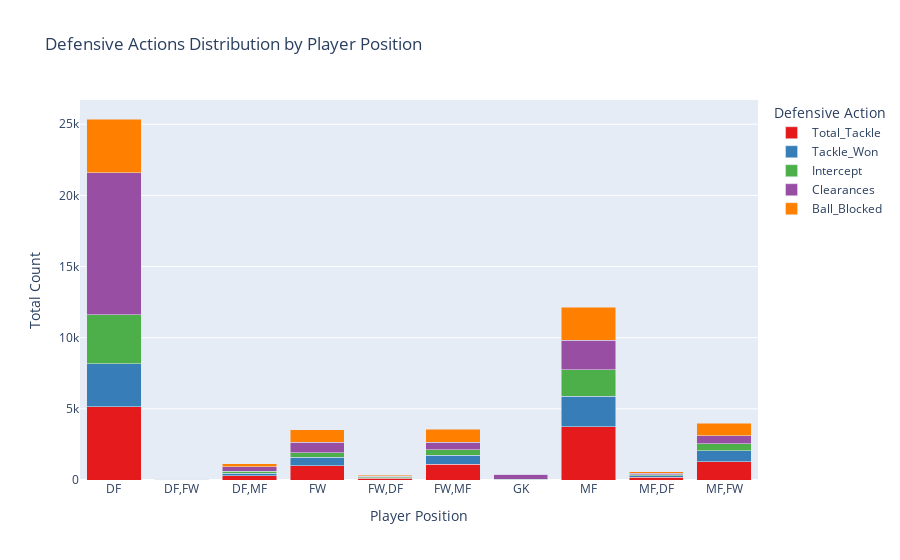

Source (notebook cell):
### Code cell
# Aggregate defensive actions by position
defensive_position_distribution = defensive_df.groupby('Pos')[['Total_Tackle', 'Tackle_Won', 'Intercept', 'Clearances', 'Ball_Blocked']].sum()

# Create a stacked bar chart
fig = px.bar(defensive_position_distribution, barmode='stack',
             title='Defensive Actions Distribution by Player Position',
             labels={'value': 'Total Count', 'variable': 'Defensive Action'},
             hover_name=defensive_position_distribution.index,
             color_discrete_sequence=px.colors.qualitative.Set1)

# Customize layout
fig.update_layout(xaxis_title='Player Position', yaxis_title='Total Count',
                  legend_title='Defensive Action', showlegend=True)

# Show the interactive plot
fig.show()

### Figure 1 — Plotly figure (JSON) as saved in the notebook; plotly's stock layout.template omitted (floating-point values rounded to 4 significant figures)
{"data": [{"alignmentgroup": "True", "hovertemplate": "<b>%{hovertext}</b><br><br>Defensive Action=Total_Tackle<br>Pos=%{x}<br>Total Count=%{y}<extra></extra>", "hovertext": ["DF", "DF,FW", "DF,MF", "FW", "FW,DF", "FW,MF", "GK", "MF", "MF,DF", "MF,FW"], "legendgroup": "Total_Tackle", "marker": {"color": "rgb(228,26,28)", "pattern": {"shape": ""}}, "name": "Total_Tackle", "offsetgroup": "Total_Tackle", "orientation": "v", "showlegend": true, "textposition": "auto", "type": "bar", "x": ["DF", "DF,FW", "DF,MF", "FW", "FW,DF", "FW,MF", "GK", "MF", "MF,DF", "MF,FW"], "xaxis": "x", "y": [5135, 24, 301, 1004, 106, 1108, 22, 3729, 188, 1294], "yaxis": "y"}, {"alignmentgroup": "True", "hovertemplate": "<b>%{hovertext}</b><br><br>Defensive Action=Tackle_Won<br>Pos=%{x}<br>Total Count=%{y}<extra></extra>", "hovertext": ["DF", "DF,FW", "DF,MF", "FW", "FW,DF", "FW,MF", "GK", "MF", "MF,DF", "MF,FW"], "legendgroup": "Tackle_Won", "marker": {"color": "rgb(55,126,184)", "pattern": {"shape": ""}}, "name": "Tackle_Won", "offsetgroup": "Tackle_Won", "orientation": "v", "showlegend": true, "textposition": "auto", "type": "bar", "x": ["DF", "DF,FW", "DF,MF", "FW", "FW,DF", "FW,MF", "GK", "MF", "MF,DF", "MF,FW"], "xaxis": "x", "y": [3034, 14, 177, 586, 61, 634, 9, 2152, 113, 755], "yaxis": "y"}, {"alignmentgroup": "True", "hovertemplate": "<b>%{hovertext}</b><br><br>Defensive Action=Intercept<br>Pos=%{x}<br>Total Count=%{y}<extra></extra>", "hovertext": ["DF", "DF,FW", "DF,MF", "FW", "FW,DF", "FW,MF", "GK", "MF", "MF,DF", "MF,FW"], "legendgroup": "Intercept", "marker": {"color": "rgb(77,175,74)", "pattern": {"shape": ""}}, "name": "Intercept", "offsetgroup": "Intercept", "orientation": "v", "showlegend": true, "textposition": "auto", "type": "bar", "x": ["DF", "DF,FW", "DF,MF", "FW", "FW,DF", "FW,MF", "GK", "MF", "MF,DF", "MF,FW"], "xaxis": "x", "y": [3448, 16, 141, 308, 48, 384, 17, 1850, 80, 500], "yaxis": "y"}, {"alignmentgroup": "True", "hovertemplate": "<b>%{hovertext}</b><br><br>Defensive Action=Clearances<br>Pos=%{x}<br>Total Count=%{y}<extra></extra>", "hovertext": ["DF", "DF,FW", "DF,MF", "FW", "FW,DF", "FW,MF", "GK", "MF", "MF,DF", "MF,FW"], "legendgroup": "Clearances", "marker": {"color": "rgb(152,78,163)", "pattern": {"shape": ""}}, "name": "Clearances", "offsetgroup": "Clearances", "orientation": "v", "showlegend": true, "textposition": "auto", "type": "bar", "x": ["DF", "DF,FW", "DF,MF", "FW", "FW,DF", "FW,MF", "GK", "MF", "MF,DF", "MF,FW"], "xaxis": "x", "y": [9990, 13, 324, 745, 65, 527, 367, 2107, 99, 565], "yaxis": "y"}, {"alignmentgroup": "True", "hovertemplate": "<b>%{hovertext}</b><br><br>Defensive Action=Ball_Blocked<br>Pos=%{x}<br>Total Count=%{y}<extra></extra>", "hovertext": ["DF", "DF,FW", "DF,MF", "FW", "FW,DF", "FW,MF", "GK", "MF", "MF,DF", "MF,FW"], "legendgroup": "Ball_Blocked", "marker": {"color": "rgb(255,127,0)", "pattern": {"shape": ""}}, "name": "Ball_Blocked", "offsetgroup": "Ball_Blocked", "orientation": "v", "showlegend": true, "textposition": "auto", "type": "bar", "x": ["DF", "DF,FW", "DF,MF", "FW", "FW,DF", "FW,MF", "GK", "MF", "MF,DF", "MF,FW"], "xaxis": "x", "y": [3763, 21, 200, 899, 70, 897, 7, 2290, 99, 863], "yaxis": "y"}], "layout": {"barmode": "stack", "legend": {"title": {"text": "Defensive Action"}, "tracegroupgap": 0}, "showlegend": true, "title": {"text": "Defensive Actions Distribution by Player Position"}, "xaxis": {"anchor": "y", "domain": [0, 1], "title": {"text": "Player Position"}}, "yaxis": {"anchor": "x", "domain": [0, 1], "title": {"text": "Total Count"}}}}
